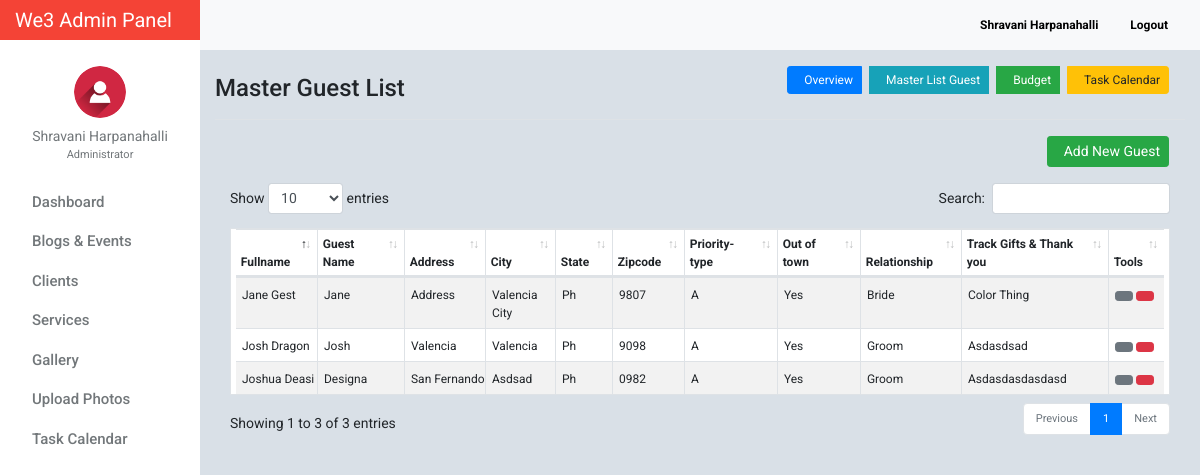
Screenshot of /guest_list.php?booking_id=1&user_id=1 (signed in) with the database file from the repository.
### tables this page shows
CREATE TABLE `tblusers` (
  `id` int(11) NOT NULL,
  `firstname` varchar(32) NOT NULL,
  `lastname` varchar(32) NOT NULL,
  `gender` enum('m','f') NOT NULL,
  `username` varchar(50) NOT NULL,
  `password` varchar(50) NOT NULL,
  `email` varchar(100) NOT NULL,
  `designation` varchar(100) NOT NULL,
  `address` text NOT NULL,
  `access_level` enum('0','1','2') NOT NULL,
  `profile_picture` varchar(100) NOT NULL,
  `date_created` varchar(100) NOT NULL
);

CREATE TABLE `tblguest` (
  `id` int(11) NOT NULL,
  `booking_id` int(11) NOT NULL,
  `fullname` varchar(100) NOT NULL,
  `guestname` varchar(100) NOT NULL,
  `address` text NOT NULL,
  `state` char(4) NOT NULL,
  `zipcode` char(10) NOT NULL,
  `priority` enum('A','B','C','D','E') NOT NULL,
  `out_of_town` enum('y','n') NOT NULL,
  `relationship` varchar(32) NOT NULL,
  `tracks_and_gifts` text NOT NULL,
  `city` varchar(100) NOT NULL
);

### include/database.php (called while the page is built, shortened)
<?php
class Database
{
    public $connection;
    public function open_connection()
    {
        $this->connection = mysqli_connect(DB_HOST, DB_USER, DB_PASS, DB_NAME);
    }
    public function query($sql)
    {
        $result = mysqli_query($this->connection, $sql);
        return $result;
    }
}
$db = new Database();
?>

### include/db_object.php (called while the page is built, shortened)
<?php
class DB_Object
{
    public static function find_by_id($id) {
        $the_result_array = static::find_by_query("SELECT * FROM " . static::$db_table . " WHERE id = $id ORDER BY id DESC  LIMIT 1 ");
        return !empty($the_result_array) ? array_shift($the_result_array) : false;
    }
    public static function find_by_query($sql) {
        global $db;
        $result_set = $db->query($sql);
        $the_object_array = array();
        while($row = mysqli_fetch_array($result_set)) {
            $the_object_array[] = static::instantiation($row);
        }
        return $the_object_array;
    }
    public static function instantiation($the_record){
        $the_object = new $calling_class;
        foreach($the_record as $the_attribute => $value)
        {
            if($the_object->has_the_attribute($the_attribute)) {
                $the_object->$the_attribute = $value;
            }
        }
        return $the_object;
    }
    private function has_the_attribute($the_attribute) {
        $object_properties = get_object_vars($this);
        return array_key_exists($the_attribute, $object_properties);
    }
}
?>

### include/Users.php (called while the page is built, shortened)
<?php
class Users extends DB_Object
{
    public $profile_picture;
    public $upload_directory = "upload/users";
    public $image_placeholder = "http://placehold.it/64x64&text=images";
    public function profile_picture_picture() {
        return empty($this->profile_picture) ? $this->image_placeholder : $this->upload_directory. '/' .$this->profile_picture;
    }
}
?>

### include/Guest.php (called while the page is built, shortened)
<?php
class Guest extends DB_Object
{
    public static function getGuest($booking_id) {
        global $db;
        $sql = "SELECT * FROM tblguest WHERE booking_id = $booking_id";
        $result_set = $db->query($sql);
        $the_object_array = array();
        while($row = mysqli_fetch_array($result_set)) {
            $the_object_array[] = static::instantiation($row);
        }
        return $the_object_array;
    }
}
?>

### include/Helper.php (called while the page is built, shortened)
<?php
function trim_body($text, $max_length = 30, $tail = '...') {
    return $text;
}

### guest_list.php (the view, shortened to what this page needs)
<?php
     $booking_id = $_GET['booking_id'];
     $user_id = $_GET['user_id'];
     $links='booking_id='.$booking_id.'&user_id='.$user_id;
     $guest_list =  Guest::getGuest($booking_id);
?>
<?php $users_profile = Users::find_by_id($_SESSION['id']); ?>
<!doctype html>
<html lang="en">
<head>
    <link href="css/bootstrap.min.css" rel="stylesheet">
    <link href="css/dashboard.css" rel="stylesheet">
    <link href="css/dataTables.bootstrap4.min.css" rel="stylesheet">
    <link rel="stylesheet" type="text/css"
          href="https://cdn.materialdesignicons.com/2.1.19/css/materialdesignicons.min.css">
</head>
<body>
<?php include_once 'include/sidebar.php'; ?>
<div class="d-flex justify-content-between flex-wrap flex-md-nowrap align-items-center pb-2 mb-3 border-bottom">
    <h4 class="h4 mt-4">Master Guest List</h4>
    <div class="btn-toolbar mb-2 mb-md-0">
        <div class="btn-group mr-2">
            <a class="btn btn-sm btn-primary mr-2 " style="font-size: 12px;" href="client_manage_account_details.php?<?= $links; ?>"><i class="mdi mdi-buffer mr-2"></i> Overview</a>
            <a class="btn btn-sm btn-info mr-2 " style="font-size: 12px;" href="guest_list.php?<?= $links; ?>"><i class="mdi mdi-account-plus mr-2"></i> Master List Guest</a>
            <a class="btn btn-sm btn-success mr-2 " style="font-size: 12px;" href="budget.php?<?= $links; ?>"><i class="mdi mdi-currency-usd mr-2"></i> Budget</a>
            <a class="btn btn-sm btn-warning mr-2 " style="font-size: 12px;" href="task_calendar.php?<?= $links; ?>"><i class="mdi mdi-calendar-text mr-2"></i> Task Calendar</a>
        </div>
    </div>
</div>
<div class="text-right mr-2 mb-3">
    <a class="btn btn-sm btn-success mr-2" href="guest_add.php?<?= $links; ?>"><i class="mdi mdi-account-plus mr-2"></i> Add New Guest</a>
</div>
<table id="guest_list" class="table table-striped table-hover table-bordered table-sm" cellspacing="0" width="100%" style="background: white;padding: 0 5px;">
    <thead>
        <tr>
            <th>Fullname</th>
            <th>Guest Name</th>
            <th>Address</th>
            <th>City</th>
            <th>State</th>
            <th>Zipcode</th>
            <th>Priority-type</th>
            <th>Out of town</th>
            <th>Relationship</th>
            <th>Track Gifts &amp; Thank you</th>
            <th>Tools</th>
        </tr>
    </thead>
    <tbody>
    <?php foreach ($guest_list as $guest_list_rows) : ?>
        <tr>
            <td class="special"><?= trim_body($guest_list_rows->fullname);?></td>
            <td class="special"><?= $guest_list_rows->guestname; ?></td>
            <td class="special"><?= trim_body($guest_list_rows->address); ?></td>
            <td class="special"><?= $guest_list_rows->city; ?></td>
            <td class="special"> <?= $guest_list_rows->state; ?></td>
            <td class="special"><?= $guest_list_rows->zipcode; ?></td>
            <td class="special"><?= $guest_list_rows->priority; ?></td>
            <td class="special"><?= ($guest_list_rows->out_of_town == 'y') ? 'Yes' : 'No'; ?></td>
            <td class="special"><?= ($guest_list_rows->relationship == 'b') ? 'Bride': 'Groom'; ?></td>
            <td class="special"><?= trim_body($guest_list_rows->tracks_and_gifts); ?></td>
            <td class="special">
                <a href="guest_edit.php?id=<?= $guest_list_rows->id; ?>&<?= $links; ?>" class="btn btn-secondary btn-sm" data-toggle="tooltip" data-placement="top" title="Edit This Guest"><i class="mdi mdi-account-edit"></i></a>
                <a href="guest_delete.php?id=<?= $guest_list_rows->id; ?>&<?= $links; ?>" class="btn btn-danger btn-sm" data-toggle="tooltip" data-placement="top" title="Delete This Guest"><i class="mdi mdi-account-remove"></i></a>
            </td>
        </tr>
    <?php endforeach; ?>
    </tbody>
</table>
</main>
</div>
</div>
</body>
</html>

### include/sidebar.php (shortened to what this page needs)
<nav class="navbar sticky-top p-0" style="width: 16.7%;background-color: #f44336;">
    <a class="navbar-brand col-sm-3 col-md-2 mr-0" style="color:white;" href="dashboard.php">
        We3 Admin Panel
    </a>
</nav>
<div class="container-fluid">
    <div class="row">
        <nav class="col-md-2 d-none d-md-block bg-light sidebar">
            <div class="sidebar-sticky">
                <ul class="nav flex-column">
                    <li class="nav-item mt-3">
                        <div class="text-center">
                            <a href="users_profile.php" class="user-button">
                                <img src="<?= $users_profile->profile_picture_picture(); ?>" class="img-fluid rounded-circle" width="52" height="52" alt="">
                                <div class="user-profile"><?= $users_profile->firstname . ' ' . $users_profile->lastname; ?></div>
                            </a>
                                <div class="text-center mt-0" style="font-size: 11px;color:#72777a;">
                                    <?= ($users_profile->designation == 0) ? 'Administrator' : 'Moderator'; ?>
                                </div>
                        </div>
                    </li>
                    <li class="nav-item"><div class="dropdown-divider"></div></li>
                    <li class="nav-item">
                        <a class="nav-link" href="dashboard.php">
                            Dashboard <span class="sr-only">(current)</span>
                        </a>
                    </li>
                    <li class="nav-item"><div class="dropdown-divider"></div></li>
                    <li class="nav-item">
                        <a class="nav-link" href="blog_events.php">
                            Blogs &amp; Events
                        </a>
                    </li>
                    <li class="nav-item"><div class="dropdown-divider"></div></li>
                    <li class="nav-item">
                        <a class="nav-link" href="client.php" >
                            Clients
                        </a>
                    </li>
                    <li class="nav-item"><div class="dropdown-divider"></div></li>
                    <li class="nav-item">
                        <a class="nav-link" href="service_list.php">
                            Services
                        </a>
                    </li>
                    <li class="nav-item"><div class="dropdown-divider"></div></li>
                    <li class="nav-item">
                        <a class="nav-link" href="photos_view.php">
                            Gallery
                        </a>
                    </li>
                    <li class="nav-item"><div class="dropdown-divider"></div></li>
                    <li class="nav-item">
                        <a class="nav-link" href="photos_add.php">
                            Upload Photos
                        </a>
                    </li>
                    <li class="nav-item"><div class="dropdown-divider"></div></li>
                    <li class="nav-item">
                        <a class="nav-link" href="task_all_calendar.php">
                            Task Calendar
                        </a>
                    </li>
                </ul>
            </div>
        </nav>
        <main role="main" class="col-md-9 ml-sm-auto col-lg-10" style="margin-top: -40px;z-index: 999">
            <nav class="navbar navbar-expand-lg navbar-light bg-light" style="margin-left:-15px;margin-right: -15px;">
                <button class="navbar-toggler" type="button" data-toggle="collapse" data-target="#navbarNav" aria-controls="navbarNav" aria-expanded="false" aria-label="Toggle navigation">
                </button>
                <div class="form-inline my-2 my-lg-0">
                    <a class="nav-link" href="users_profile.php"><b><?= ucfirst($users_profile->firstname) . ' ' . ucfirst($users_profile->lastname); ?></b></a>
                    <a class="nav-link" href="logout.php"><b><i class="mdi mdi-logout" style="color: #f44336!important;"></i> Logout</b></a>
                </div>
            </nav>

### css/dashboard.css (style rules this page uses)
body { font-size: .875rem; font-family: 'Roboto', 'Segoe UI',sans-serif; background: #D9E0E7; }
.sidebar { position: fixed; top: 0; bottom: 0; left: 0; z-index: 100; padding: 0; box-shadow: inset -1px 0 0 rgba(0, 0, 0, .1); background-color: #fff; }
.sidebar-sticky { position: -webkit-sticky; position: sticky; top: 40px; height: calc(100vh - 48px); height: 100% !important; padding-top: 2.5rem; overflow-x: hidden; overflow-y: auto; background-color: #fff; }
.sidebar .nav-link { font-weight: 500; color: #72777a; font-size: 15px; text-transform: capitalize; transition: all 2s linear; font-family: 'Roboto', sans-serif; }
.nav.flex-column li.nav-item:nth-child(2) { margin-top:10px; }
.user-profile { color: #72777a; margin-top: 8px; }
img.img-fluid.rounded-circle { margin-top: 10px; }
.form-inline.my-2.my-lg-0 a.nav-link { color: black; font-size: 12px; }
.dropdown-divider { border-top: 1px solid #fff; }
.nav.flex-column a.nav-link { padding: .0rem 1rem; }
.user-profile { text-transform: capitalize; }
.btn-group.mr-2 { border-top-right-radius: 0 !important; border-left-right-radius: 0 !important; }

### guest_list.php (style rules this page uses)
table.table.table-striped.table-bordered.table-sm { font-size:12px; }
td.special { padding: 0; padding-top: 8px; padding-left:6px; padding-bottom:6px; margin-top:5px; text-transform: capitalize; }

### rows the page displays
tblusers: profile_picture (picture), firstname "Shravani", lastname "Harpanahalli"
tblguest: fullname "Josh Dragon", guestname "Josh", address "Valencia", city "Valencia", state "Ph", zipcode "9098", priority "A", out_of_town "Yes", relationship "Groom", tracks_and_gifts "Asdasdsad"
tblguest: fullname "Jane Gest", guestname "Jane", address "Address", city "Valencia City", state "Ph", zipcode "9807", priority "A", out_of_town "Yes", relationship "Bride", tracks_and_gifts "Color Thing"
tblguest: fullname "Joshua Deasi", guestname "Designa", address "San Fernando", city "Asdsad", state "Ph", zipcode "0982", priority "A", out_of_town "Yes", relationship "Groom", tracks_and_gifts "Asdasdasdasdasd"
